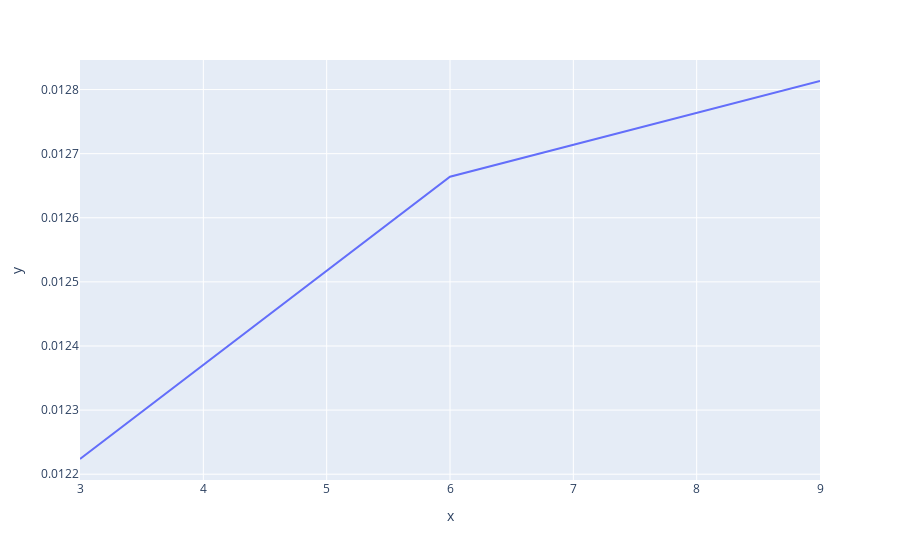

Notebook cell for this chart:
### Code cell
px.line(y = mse_test_samples_leaf, x = samples_leaf_ls)

### Figure 1 — Plotly figure (JSON) as saved in the notebook; plotly's stock layout.template omitted (floating-point values rounded to 4 significant figures)
{"data": [{"hovertemplate": "x=%{x}<br>y=%{y}<extra></extra>", "legendgroup": "", "line": {"color": "#636efa", "dash": "solid"}, "mode": "lines", "name": "", "orientation": "v", "showlegend": false, "type": "scatter", "x": [3, 6, 9], "xaxis": "x", "y": [0.01222, 0.01266, 0.01281], "yaxis": "y"}], "layout": {"legend": {"tracegroupgap": 0}, "margin": {"t": 60}, "xaxis": {"anchor": "y", "domain": [0, 1], "title": {"text": "x"}}, "yaxis": {"anchor": "x", "domain": [0, 1], "title": {"text": "y"}}}}
